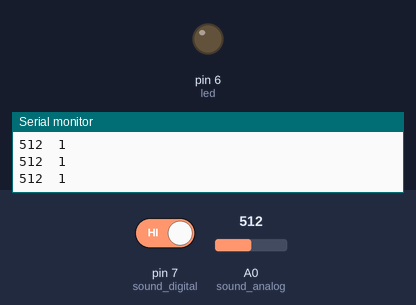
A sketch run on a simulated Arduino Uno, built with avr-gcc and run on an emulated ATmega328P. Shown: output pins drawn as LEDs (lit = HIGH), the last lines printed to the serial monitor. The test bench sets the inputs (shaded band); at power-on: pin 7 (sound_digital) HIGH, A0 (sound_analog) = 512.

Above: at 1.2 s.
1.3 s: pin 7 (sound_digital) driven LOW
At 1.8 s:
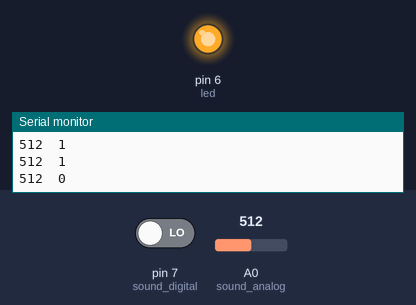
Timing chart, 0 to 4.3 s (numbered marks = the images above; inputs shaded):
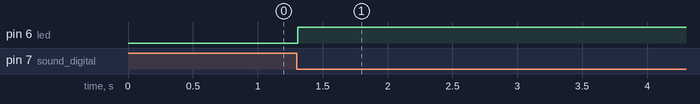

The sketch:

sound_sensor.ino
```cpp
int led = 6;
int sound_digital = 7;
int sound_analog = A0;

void setup(){
  Serial.begin(9600);
  pinMode(led, OUTPUT);
  pinMode(sound_digital, INPUT);
}

void loop(){
  int val_digital = digitalRead(sound_digital);
  int val_analog = analogRead(sound_analog);

  Serial.print(val_analog);
  Serial.print("\t");
  Serial.println(val_digital);

  if (val_digital == LOW)
  {
    digitalWrite (led, HIGH);
    delay(5000);
    }
  else
  {
    digitalWrite (led, LOW);
    }
}
```

Measured:
- after the input at 1.3 s, pin 6 (led): LOW → HIGH at once
